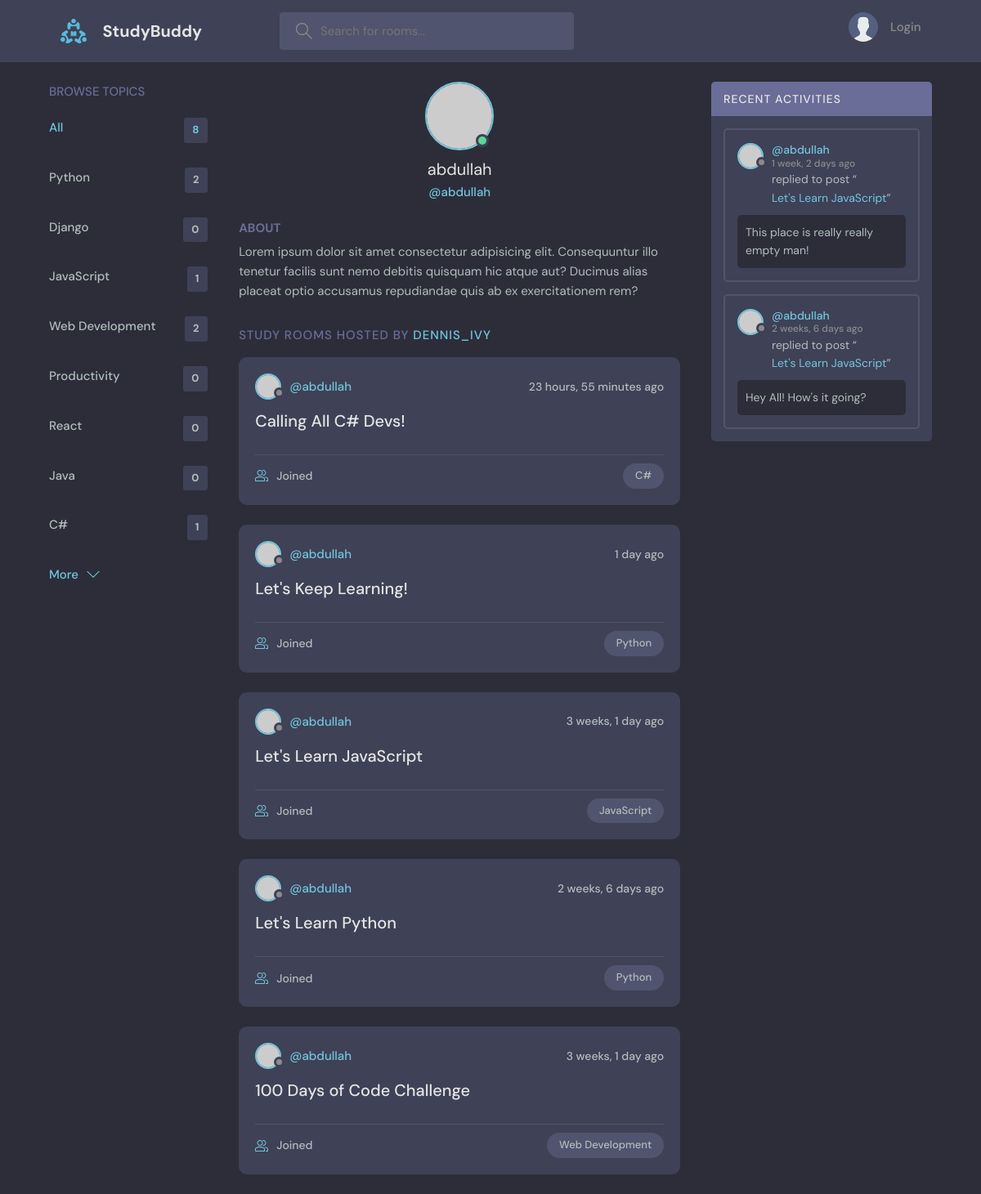
Page /profile/1/ on the committed database.
### base/models.py (models this page shows, shortened)
class Topic(models.Model):
    name: str = models.CharField(max_length=200)

class Room(models.Model):
    host = models.ForeignKey(User, on_delete=models.SET_NULL, null=True)
    topic = models.ForeignKey(Topic, on_delete=models.SET_NULL, null=True)
    name: str = models.CharField(max_length=200)
    description = models.TextField(null=True, blank=True)
    participant = models.ManyToManyField(User, related_name="participant", blank=True)
    updated = models.DateTimeField(auto_now=True)
    created = models.DateTimeField(auto_now_add=True)
    class Meta:
        ordering = ['-updated', '-created']
    def __str__(self):
        return self.name

class Message(models.Model):
    user = models.ForeignKey(User, on_delete=models.CASCADE)
    room = models.ForeignKey(Room, on_delete=models.CASCADE)
    body: str = models.TextField()
    updated = models.DateTimeField(auto_now=True)
    created = models.DateTimeField(auto_now_add=True)
    class Meta:
        ordering = ['-updated', '-created']

### base/views.py (the view)
# urls.py: path("profile/<str:pk>/", views.userProfile, name="user-profile"),
def userProfile(request, pk):
    user = User.objects.get(id=pk)
    rooms = user.room_set.all()
    room_message = user.message_set.all()
    topics = Topic.objects.all()
    context = {'user': user,
               'rooms': rooms,
               'room_message': room_message,
               'topics': topics}
    return render(request, 'base/profile.html', context)

### base/templates/base/profile.html (shortened to what this page needs)
{% extends 'main.html' %}
{% block content %}
    <main class="profile-page layout layout--3">
        <div class="container">
            {% include 'base/topics_components.html' %}
            <div class="roomList">
                <div class="profile">
                    <div class="profile__avatar">
                        <div class="avatar avatar--large active">
                            <img src="https://randomuser.me/api/portraits/men/11.jpg"/>
                        </div>
                    </div>
                    <div class="profile__info">
                        <h3>{{ user.username }}</h3>
                        <p>@{{ user.username }}</p>
                    </div>
                    <div class="profile__about">
                        <h3>About</h3>
                        <p>
                            Lorem ipsum dolor sit amet consectetur adipisicing elit. Consequuntur illo tenetur
                            facilis sunt nemo debitis quisquam hic atque aut? Ducimus alias placeat optio
                            accusamus repudiandae quis ab ex exercitationem rem?
                        </p>
                    </div>
                </div>
                <div class="roomList__header">
                    <div>
                        <h2>Study Rooms Hosted by <a>dennis_ivy</a>
                        </h2>
                    </div>
                </div>
                {% include 'base/feed_component.html' %}
            </div>
            {% include 'base/activity_component.html' %}
        </div>
    </main>
{% endblock content %}

### base/templates/base/topics_components.html
<div class="topics">
    <div class="topics__header">
        <h2>Browse Topics</h2>
    </div>
    <ul class="topics__list">
        <li>
            <a href="{% url 'home' %}" class="active">All <span>{{ topics.count }}</span></a>
        </li>
        {% for topic in topics %}
            <li>
                <a href="{% url 'home' %}?q={{ topic.name }}">{{ topic.name }}
                    <span>{{ topic.room_set.all.count }}</span></a>
            </li>
        {% endfor %}
    </ul>
    <a class="btn btn--link" href="topics.html">
        More
        <svg version="1.1" xmlns="http://www.w3.org/2000/svg" width="32" height="32" viewBox="0 0 32 32">
            <title>chevron-down</title>
            <path d="M16 21l-13-13h-3l16 16 16-16h-3l-13 13z"></path>
        </svg>
    </a>
</div>

### base/templates/base/feed_component.html (shortened to what this page needs)
{% for room in rooms %}
    <div class="roomListRoom">
        <div class="roomListRoom__header">
            <a href="{% url 'user-profile' room.host.id %}" class="roomListRoom__author">
                <div class="avatar avatar--small">
                    <img src="https://randomuser.me/api/portraits/women/11.jpg"/>
                </div>
                <span>@{{ room.host.username }}</span>
            </a>
            <div class="roomListRoom__actions">
                <span>{{ room.created|timesince }} ago</span>
            </div>
        </div>
        <div class="roomListRoom__content">
            <a href="{% url 'room' room.id %}">{{ room.name }}</a>
        </div>
        <div class="roomListRoom__meta">
            <a href="{% url 'room' room.id %}" class="roomListRoom__joined">
                {{ room.participants.all.count }} Joined
            </a>
            <p class="roomListRoom__topic">{{ room.topic.name }}</p>
        </div>
    </div>
{% endfor %}

### base/templates/base/activity_component.html (shortened to what this page needs)
<div class="activities">
    <div class="activities__header">
        <h2>Recent Activities</h2>
    </div>
    {% for message in room_message %}
        <div class="activities__box">
            <div class="activities__boxHeader roomListRoom__header">
                <a href="{% url 'user-profile' message.user.id %}" class="roomListRoom__author">
                    <div class="avatar avatar--small">
                        <img src="https://randomuser.me/api/portraits/women/11.jpg"/>
                    </div>
                    <p>
                        @{{ message.user }}
                        <span>{{ message.created|timesince }} ago</span>
                    </p>
                </a>
            </div>
            <div class="activities__boxContent">
                <p>replied to post “<a href="{% url 'room' message.room.id %}">{{ message.room }}</a>”</p>
                <div class="activities__boxRoomContent">
                    {{ message.body }}
                </div>
            </div>
        </div>
    {% endfor %}
</div>

### rows in the picture
Topic: name "Python", room_set.all.count "2"
Topic: name "Django", room_set.all.count "0"
Topic: name "JavaScript", room_set.all.count "1"
Topic: name "Web Development", room_set.all.count "2"
Topic: name "Productivity", room_set.all.count "0"
Topic: name "React", room_set.all.count "0"
Topic: name "Java", room_set.all.count "0"
Topic: name "C#", room_set.all.count "1"
Room: host.username "abdullah", created "23 hours, 55 minutes", name "Calling All C# Devs!", topic.name "C#"
Room: host.username "abdullah", created "1 day", name "Let's Keep Learning!", topic.name "Python"
Room: host.username "abdullah", created "3 weeks, 1 day", name "Let's Learn JavaScript", topic.name "JavaScript"
Room: host.username "abdullah", created "2 weeks, 6 days", name "Let's Learn Python", topic.name "Python"
Room: host.username "abdullah", created "3 weeks, 1 day", name "100 Days of Code Challenge", topic.name "Web Development"
Message: user "abdullah", created "1 week, 2 days", room "Let's Learn JavaScript", body "This place is really really empty man!"
Message: user "abdullah", created "2 weeks, 6 days", room "Let's Learn JavaScript", body "Hey All! How's it going?"

### other values in the picture
{{ topics.count }} "8"
{{ user.username }} "abdullah"
